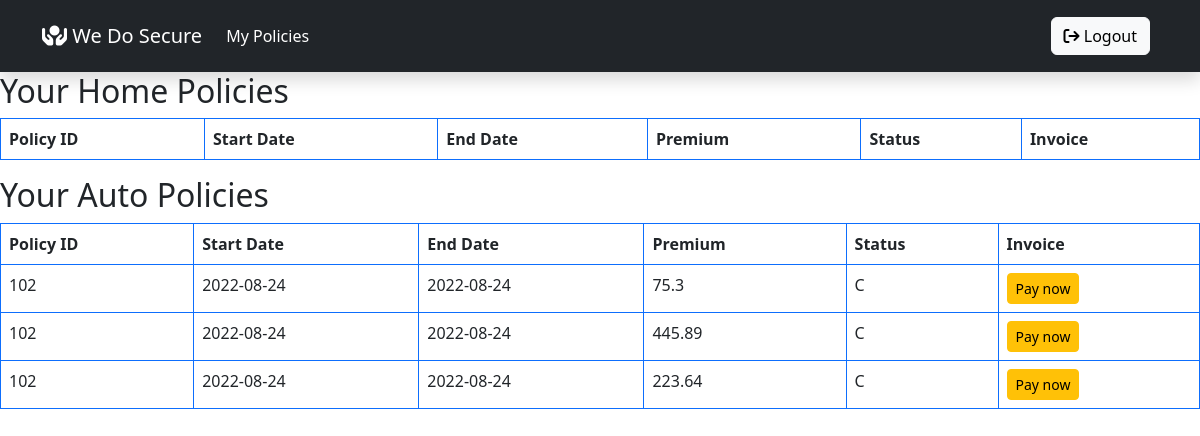
The page /mypolicies (signed in) on the database its author committed.
### app.py (models this page shows)
class AutoInsurance(db.Model, UserMixin):
    policy_id = db.Column(db.Integer, db.ForeignKey(Home.hid), primary_key=True)
    vin = db.Column(db.Integer, db.ForeignKey(Vehicle.vin), primary_key=True)
    start_date = db.Column(db.Date(), nullable=False)
    end_date = db.Column(db.Date(), nullable=False)
    premium = db.Column(db.Integer, nullable=False)
    status = db.Column(db.String(1), nullable=False)

### app.py (the view)
@app.route("/mypolicies")
@login_required
def mypolicies():
    home_insurances = HomeInsurance.query.join(Insurance, HomeInsurance.policy_id == Insurance.policy_id ) \
        .join(CustomerInsurance, CustomerInsurance.policy_id == Insurance.policy_id) \
        .filter(CustomerInsurance.cid == current_user.id).all() \
    auto_insurances = AutoInsurance.query.join(Insurance, AutoInsurance.policy_id == Insurance.policy_id ) \
        .join(CustomerInsurance, CustomerInsurance.policy_id == Insurance.policy_id) \
        .filter(CustomerInsurance.cid == current_user.id).all() \
    print(home_insurances)
    print(auto_insurances)
    return render_template("mypolicies.html", home_insurances= home_insurances, auto_insurances=auto_insurances)

### app.py (called while the page is built)
@login_manager.user_loader
def load_user(user_id):
    return User.query.get(int(user_id))

### templates/mypolicies.html (shortened to what this page needs)
<!DOCTYPE html>
<html lang="en">
<head>
    <link href="https://cdn.jsdelivr.net/npm/bootstrap@5.2.0/dist/css/bootstrap.min.css" rel="stylesheet"
>
    <link rel="stylesheet" href="https://cdnjs.cloudflare.com/ajax/libs/font-awesome/6.1.2/css/all.min.css" />
</head>
<body>
    <nav class="navbar navbar-expand-lg bg-dark navbar-dark shadow p-3">
        <div class="container">
            <a class="navbar-brand" href="{{ url_for('home') }}"><i class="fa-solid fa-hands-holding-circle"></i>
                We Do Secure</a>
            <div class="collapse navbar-collapse" id="navbarSupportedContent">
                <ul class="navbar-nav me-auto mb-2 mb-lg-0">
                    <li class="nav-item">
                        <a class="nav-link active" aria-current="page" href="{{ url_for('mypolicies')}}">My Policies</a>
                    </li>
                </ul>
                <div class="text-end">
                    <a class="btn btn-light me-2" href="{{ url_for('logout') }}" role="button"><i
                            class="fa-solid fa-arrow-right-from-bracket"></i> Logout</a>
                </div>
            </div>
        </div>
    </nav>
    <h2>Your Home Policies</h2>
    <div class="table-responsive">
        <table class="table table-bordered border-primary">
            <thead>
                <tr>
                    <th scope="col">Policy ID</th>
                    <th scope="col">Start Date</th>
                    <th scope="col">End Date</th>
                    <th scope="col">Premium</th>
                    <th scope="col">Status</th>
                    <th scope="col">Invoice</th>
                </tr>
            </thead>
        </table>
    </div>
    <h2>Your Auto Policies</h2>
    <div class="table-responsive">
        <table class="table table-bordered border-primary">
            <thead>
                <tr>
                    <th scope="col">Policy ID</th>
                    <th scope="col">Start Date</th>
                    <th scope="col">End Date</th>
                    <th scope="col">Premium</th>
                    <th scope="col">Status</th>
                    <th scope="col">Invoice</th>
                </tr>
            </thead>
            <tbody>
                {% for ins in auto_insurances %}
                <tr>
                    <td>{{ ins.policy_id }}</td>
                    <td>{{ ins.start_date }}</td>
                    <td>{{ ins.end_date }}</td>
                    <td>{{ ins.premium }}</td>
                    <td>{{ ins.status }}</td>
                    <td><button type="button" class="btn btn-warning btn-sm">Pay now</button></td>
                </tr>
                {% endfor %}
            </tbody>
        </table>
    </div>
</body>
</html>

### rows shown on the page
AutoInsurance: policy_id "102", start_date "2022-08-24", end_date "2022-08-24", premium "75.3", status "C"
AutoInsurance: policy_id "102", start_date "2022-08-24", end_date "2022-08-24", premium "445.89", status "C"
AutoInsurance: policy_id "102", start_date "2022-08-24", end_date "2022-08-24", premium "223.64", status "C"
